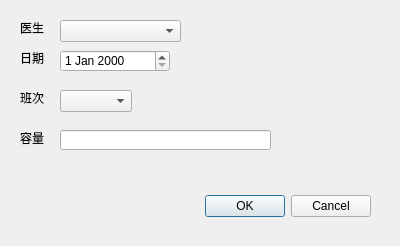
<?xml version="1.0" encoding="UTF-8"?>
<ui version="4.0">
 <class>AddDutyDialog</class>
 <widget class="QDialog" name="AddDutyDialog">
  <property name="geometry">
   <rect>
    <x>0</x>
    <y>0</y>
    <width>400</width>
    <height>246</height>
   </rect>
  </property>
  <property name="windowTitle">
   <string>排班</string>
  </property>
  <widget class="QDialogButtonBox" name="buttonBox">
   <property name="geometry">
    <rect>
     <x>30</x>
     <y>190</y>
     <width>341</width>
     <height>32</height>
    </rect>
   </property>
   <property name="orientation">
    <enum>Qt::Horizontal</enum>
   </property>
   <property name="standardButtons">
    <set>QDialogButtonBox::Cancel|QDialogButtonBox::Ok</set>
   </property>
  </widget>
  <widget class="QLabel" name="label">
   <property name="geometry">
    <rect>
     <x>20</x>
     <y>20</y>
     <width>31</width>
     <height>16</height>
    </rect>
   </property>
   <property name="text">
    <string>医生</string>
   </property>
  </widget>
  <widget class="QComboBox" name="comboBox_doctor">
   <property name="geometry">
    <rect>
     <x>60</x>
     <y>20</y>
     <width>121</width>
     <height>22</height>
    </rect>
   </property>
  </widget>
  <widget class="QDateEdit" name="dateEdit_date">
   <property name="geometry">
    <rect>
     <x>60</x>
     <y>50</y>
     <width>110</width>
     <height>22</height>
    </rect>
   </property>
  </widget>
  <widget class="QLabel" name="label_2">
   <property name="geometry">
    <rect>
     <x>20</x>
     <y>50</y>
     <width>31</width>
     <height>16</height>
    </rect>
   </property>
   <property name="text">
    <string>日期</string>
   </property>
  </widget>
  <widget class="QLabel" name="label_3">
   <property name="geometry">
    <rect>
     <x>20</x>
     <y>90</y>
     <width>31</width>
     <height>16</height>
    </rect>
   </property>
   <property name="text">
    <string>班次</string>
   </property>
  </widget>
  <widget class="QComboBox" name="comboBox_time">
   <property name="geometry">
    <rect>
     <x>60</x>
     <y>90</y>
     <width>72</width>
     <height>22</height>
    </rect>
   </property>
  </widget>
  <widget class="QLabel" name="label_4">
   <property name="geometry">
    <rect>
     <x>20</x>
     <y>130</y>
     <width>31</width>
     <height>16</height>
    </rect>
   </property>
   <property name="text">
    <string>容量</string>
   </property>
  </widget>
  <widget class="QLineEdit" name="lineEdit_capacity">
   <property name="geometry">
    <rect>
     <x>60</x>
     <y>130</y>
     <width>211</width>
     <height>20</height>
    </rect>
   </property>
  </widget>
 </widget>
 <resources/>
 <connections>
  <connection>
   <sender>buttonBox</sender>
   <signal>accepted()</signal>
   <receiver>AddDutyDialog</receiver>
   <slot>accept()</slot>
   <hints>
    <hint type="sourcelabel">
     <x>248</x>
     <y>254</y>
    </hint>
    <hint type="destinationlabel">
     <x>157</x>
     <y>274</y>
    </hint>
   </hints>
  </connection>
  <connection>
   <sender>buttonBox</sender>
   <signal>rejected()</signal>
   <receiver>AddDutyDialog</receiver>
   <slot>reject()</slot>
   <hints>
    <hint type="sourcelabel">
     <x>316</x>
     <y>260</y>
    </hint>
    <hint type="destinationlabel">
     <x>286</x>
     <y>274</y>
    </hint>
   </hints>
  </connection>
 </connections>
</ui>
